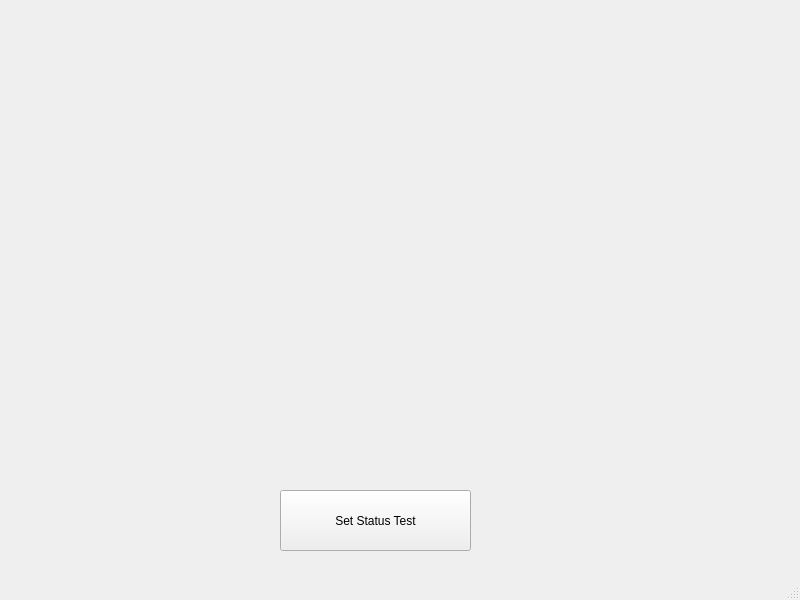
<?xml version="1.0" encoding="UTF-8"?>
<ui version="4.0">
 <class>MainWindow</class>
 <widget class="QMainWindow" name="MainWindow">
  <property name="geometry">
   <rect>
    <x>0</x>
    <y>0</y>
    <width>800</width>
    <height>600</height>
   </rect>
  </property>
  <property name="windowTitle">
   <string>MainWindow</string>
  </property>
  <widget class="QWidget" name="centralwidget">
   <widget class="QPushButton" name="pushButton">
    <property name="geometry">
     <rect>
      <x>280</x>
      <y>490</y>
      <width>191</width>
      <height>61</height>
     </rect>
    </property>
    <property name="text">
     <string>Set Status Test</string>
    </property>
   </widget>
  </widget>
  <widget class="QMenuBar" name="menubar">
   <property name="geometry">
    <rect>
     <x>0</x>
     <y>0</y>
     <width>800</width>
     <height>21</height>
    </rect>
   </property>
  </widget>
  <widget class="QStatusBar" name="statusbar"/>
 </widget>
 <resources/>
 <connections/>
</ui>
